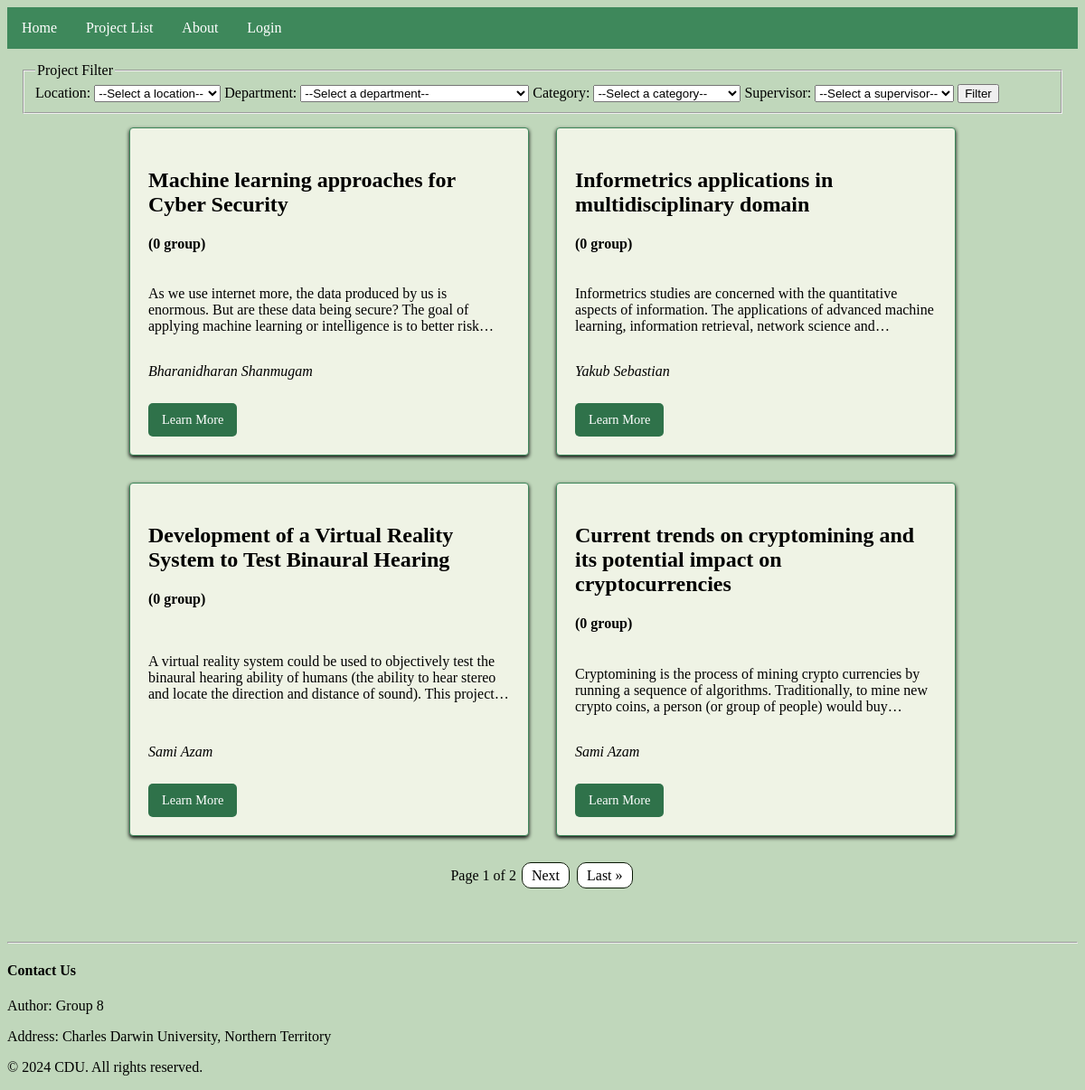
/projects/, run on the app's committed database.
### g8_app/models.py (models this page shows, shortened)
class Project(models.Model):
    topic_number = models.IntegerField()
    title = models.CharField(max_length=200)
    description = models.TextField()
    bullet_points = models.TextField(blank=True)
    supervisors = models.ForeignKey(Supervisor, on_delete=models.CASCADE, related_name='projects', null=True, blank=True)
    category = models.ManyToManyField(Category, blank=True)
    locations = models.ManyToManyField(Location, blank=True)
    departments = models.ManyToManyField(Department, blank=True)
    group_count = models.PositiveIntegerField(default=0)

class Supervisor(models.Model):
    user = models.OneToOneField(CustomUser, on_delete=models.CASCADE, related_name='supervisor_profile')
    name = models.CharField(max_length=100)

### g8_app/views.py (the view)
# urls.py: path('projects/', views.projList, name='projList'),
def projList(request):
    projects = Project.objects.all()
    selLoc = request.GET.get('location')
    selDep = request.GET.get('department')
    selCat = request.GET.get('category')
    selSup = request.GET.get('supervisor')
    if (selLoc == None):
        selLoc = ''
    if (selDep == None):
        selDep = ''
    if (selCat == None):
        selCat = ''
    if (selSup == None):
        selSup = ''
    if selLoc:
        projects = projects.filter(locations__name=selLoc)
    if selDep:
        projects = projects.filter(departments__name=selDep)
    if selCat:
        projects = projects.filter(category__name=selCat)
    if selSup:
        projects = projects.filter(supervisors__name=selSup)
    page = request.GET.get('page', 1)
    paginator = Paginator(projects, 4)
    try:
        projects = paginator.page(page)
    except PageNotAnInteger:
        projects = paginator.page(1)
    except EmptyPage:
        projects = paginator.page(paginator.num_pages)
    context = {
        'projects': projects,
        'dep': Department.objects.all(),
        'loc': Location.objects.all(),
        'cat': Category.objects.all(),
        'sup': CustomUser.objects.filter(is_supervisor=True),
        'selLoc': selLoc,
        'selDep': selDep,
        'selCat': selCat,
        'selSup': selSup,
        'user' : request.user,
    }
    return render(request, 'g8_app/projList.html', context)

### g8_app/templates/g8_app/projList.html (shortened to what this page needs)
{% extends 'g8_app/base.html' %}
{% load static %}
{% block cssFile %}
<link href="{% static './projList.css' %}" rel="stylesheet">
{% endblock cssFile %}
{% block webpage %}
<section class="filterBody">
    <form method="get" action="{% url 'projList' %}">
        <fieldset>
            <legend>Project Filter</legend>
            Location:
            <select name="location">
                <option value="">--Select a location--</option>
            </select>
            Department:
            <select name="department">
                <option value="">--Select a department--</option>
            </select>
            Category:
            <select name="category">
                <option value="">--Select a category--</option>
            </select>
            Supervisor:
            <select name="supervisor">
                <option value="">--Select a supervisor--</option>
            </select>
            <button type="submit">Filter</button>
        </fieldset>
    </form>
    {% if projects %}
    <div class="card_container">
        {% for proj in projects %}
        <article class="card">
            <header>
                <h3 class="card_title">{{ proj.title }}</h3>
                <h4>({{ proj.group_count }} group{% if proj.group_count > 1 %}s{%endif%})</h4>
            </header>
            <p class="ellipsis">
                {{ proj.description }}
            </p>
            <footer>
                <p class="card_supervisors">
                    <em>{{ proj.supervisors.name }}</em>
                </p>
                <a href="{% url 'projDetails' id=proj.topic_number %}" class="btn">Learn More</a>
            </footer>
        </article>
        {% endfor %}
    </div>
    <div class="pagination">
        <span class="links">
            <span class="current">
                Page {{ projects.number }} of {{ projects.paginator.num_pages }}
            </span>
            {% if projects.has_next %}
                <a href="?page={{ projects.next_page_number }}&location={{ selLoc }}&department={{ selDep }}&category={{ selCat }}&supervisor={{ selSup }}">Next</a>
                <a href="?page={{ projects.paginator.num_pages }}&location={{ selLoc }}&department={{ selDep }}&category={{ selCat }}&supervisor={{ selSup }}">Last »</a>
            {% endif %}
        </span>
    </div>
    {% else %}
    <p>No project found.</p>
    {% endif %}
</section>
{% endblock webpage %}

### g8_app/templates/g8_app/base.html (shortened to what this page needs)
{% load static %}
<!DOCTYPE html>
<html lang="en">
<head>
    <link href="{% static './styles.css' %}" rel="stylesheet">
    {% block cssFile %}
    {% endblock cssFile %}
</head>
<body>
    <header>
        <nav>
            <a href="{% url 'home' %}">Home</a>
            <a href="{% url 'projList' %}">Project List</a>
            <a href="{% url 'about' %}">About</a>
            {% if not user.is_authenticated %}
            <a href="{% url 'login' %}">Login</a>
            {% else %}
            <a href="{% url 'logout' %}">Logout</a>
            {% endif %}
        </nav>
    </header>
    <div>
        {% block webpage %}
        {% endblock webpage %}
    </div>
    <div>
        <br>
        <br>
    </div>
    <hr>
    <footer>
        <h4>Contact Us</h4>
        <p>Author: Group 8</p>
        <p>Address: Charles Darwin University, Northern Territory</p>
        <p>&copy; 2024 CDU. All rights reserved.</p>
    </footer>
</body>
</html>

### g8_app/static/styles.css (style rules this page uses)
body { background-color: #C0D7BB; }
nav { overflow: hidden; background-color: #3E885B; }
nav a { float: left; font-size: 16px; color: white; text-align: center; padding: 14px 16px; text-decoration: none; }

### g8_app/static/projList.css (style rules this page uses)
.filterBody { margin: 15px; }
.card_container { display: flex; flex-wrap: wrap; justify-content: center; }
.card { display: flex; flex-direction: column; width: 400px; min-width: 220px; justify-content: space-between; margin: 15px; padding: 20px; border: 1px solid #3E885B; border-radius: 4px; box-shadow: 0 2px 4px black; background-color: #eff3e5; }
.card_title { font-size: 1.5rem; color: black; margin-bottom: 0.5rem; }
.ellipsis { display: -webkit-box; -webkit-box-orient: vertical; -webkit-line-clamp: 3; overflow: hidden; text-overflow: ellipsis; }
.btn { display: inline-block; padding: 10px 15px; margin-top: 10px; font-size: 0.9rem; color: #fff; background-color: #2f724a; border: none; border-radius: 5px; text-align: center; text-decoration: none; transition: background-color 0.2s; }
.pagination { margin: 20px 0; text-align: center; }
.pagination .links { display: inline-block; }
.pagination .links a { padding: 5px 10px; margin: 0 2px; background-color: white; border: #081803 1px solid; border-radius: 10px; color: black; text-decoration: none; }

### data on the page
Project: title "Machine learning approaches for Cyber Security", group_count "0", description "As we use internet more, the data produced by us is enormous. But are these data being secure? The goal of applying machine learning or intelligence is to better…", supervisors.name "Bharanidharan Shanmugam"
Project: title "Informetrics applications in multidisciplinary domain", group_count "0", description "Informetrics studies are concerned with the quantitative aspects of information. The applications of advanced machine learning, information retrieval, network science…", supervisors.name "Yakub Sebastian"
Project: title "Development of a Virtual Reality System to Test Binaural Hearing", group_count "0", description "A virtual reality system could be used to objectively test the binaural hearing ability of humans (the ability to hear stereo and locate the direction and distance of sound). This…", supervisors.name "Sami Azam"
Project: title "Current trends on cryptomining and its potential impact on cryptocurrencies", group_count "0", description "Cryptomining is the process of mining crypto currencies by running a sequence of algorithms. Traditionally, to mine new crypto coins, a person (or group of people) would…", supervisors.name "Sami Azam"

### other printed values
{{ projects.number }} "1"
{{ projects.paginator.num_pages }} "2"
